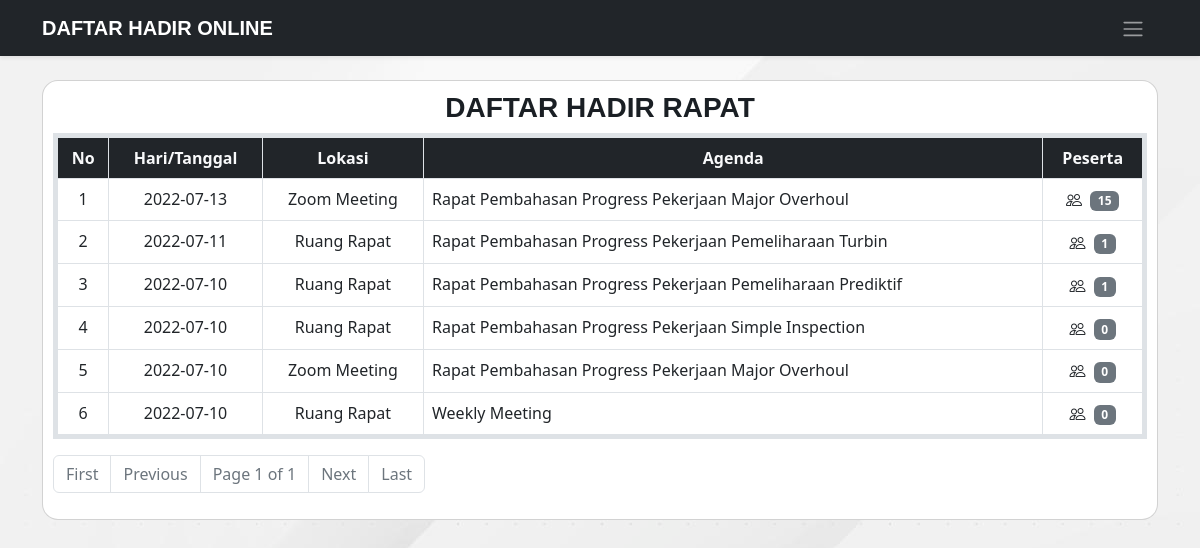
Screenshot of /daftar-hadir/1 (signed in) with the database file from the repository.
### app/models/agenda.py (models this page shows, shortened)
class Agenda(db.Model):
    id = db.Column(db.Integer, primary_key=True, autoincrement=True)
    tanggal = db.Column(db.String(30), nullable=False)
    waktu = db.Column(db.String(10), nullable=False)
    tempat = db.Column(db.String(80), nullable=False)
    link = db.Column(db.String(250), nullable=True)
    agenda = db.Column(db.String(150), nullable=False)
    absens = db.relationship('Absen', backref='agenda', cascade="all, delete-orphan")

### app/routes.py (the view)
@app.route('/daftar-hadir/<int:page_num>')
def daftar_hadir(page_num):
    rapat_all = Agenda.query.order_by(desc('tanggal')).paginate(per_page=10, page=page_num, error_out=True)
    return render_template('pages/daftar-hadir.html', title='Daftar Hadir Rapat', rapats=rapat_all)

### app/models/user.py (called while the page is built)
@login.user_loader
def load_user(id):
    return User.query.get(int(id))

### app/templates/pages/daftar-hadir.html (shortened to what this page needs)
{% extends 'layouts/base.html' %}  {% block content %}
<main class="container daftar-hadir">
  <div class="row">
    <div class="col-12">
      <div class="card text-center rounded-4">
        <h3 class="fw-bolder">DAFTAR HADIR RAPAT</h3>
        <table class="table table-bordered text-center border border-5">
          <thead class="bg-dark">
            <tr class="text-light">
              <th scope="col">No</th>
              <th scope="col">Hari/Tanggal</th>
              <th scope="col">Lokasi</th>
              <th scope="col">Agenda</th>
              <th scope="col">Peserta</th>
            </tr>
          </thead>
          <tbody>
            {% for rapat in rapats.items %}
            <tr>
              <td>{{loop.index}}</td>
              <td>{{rapat.tanggal}}</td>
              <td>{{rapat.tempat}}</td>
              <td class="text-start">{{rapat.agenda}}</td>
              <td>
                {% if rapat.absens|length == 0 %}
                <button class="btn" onclick="showAlert()"><i class="bi-people"></i><span class="badge text-bg-secondary ms-2">{{rapat.absens|length}}</span></button>
                {% else %}
                <a class="btn" href="{{ url_for('peserta_rapat', agenda_id=rapat.id, page_num=1 ) }}"><i class="bi-people"></i><span class="badge text-bg-secondary ms-2">{{rapat.absens|length}}</span></a>
                {% endif %}
              </td>
            </tr>
            {% endfor %}
          </tbody>
        </table>
        <nav aria-label="Page navigation example">
          <ul class="pagination">
            {% if rapats.page != 1 %}
            <li class="page-item"><a class="page-link" href="{{ url_for('daftar_hadir', page_num=1 ) }}">First</a></li>
            {% else %}
            <li class="page-item disabled"><span class="page-link">First</span></li>
            {% endif %} {% if rapats.has_prev %}
            <li class="page-item"><a class="page-link" href="{{ url_for('daftar_hadir', page_num=rapats.prev_num ) }}">Previous</a></li>
            {% else %}
            <li class="page-item disabled"><span class="page-link">Previous</span></li>
            {% endif %}
            <li class="page-item disabled"><span class="page-link">Page {{rapats.page}} of {{rapats.pages}}</span></li>
            {% if rapats.has_next %}
            <li class="page-item"><a class="page-link" href="{{ url_for('daftar_hadir', page_num=rapats.next_num ) }}">Next</a></li>
            {% else %}
            <li class="page-item disabled"><span class="page-link">Next</span></li>
            {% endif %} {% if rapats.has_next %}
            <li class="page-item"><a class="page-link" href="{{ url_for('daftar_hadir', page_num=rapats.pages ) }}">Last</a></li>
            {% else %}
            <li class="page-item disabled"><span class="page-link">Last</span></li>
            {% endif %}
          </ul>
        </nav>
      </div>
    </div>
  </div>
</main>
{% endblock %}

### app/static/css/style.css (style rules this page uses)
:root { scroll-behavior: smooth; }
h1, h2, h3, h4, h5, h6, p, a { font-family: var(--font-primary); color: var(--color-text); }
body { background-image: url("../img/background.jpg"); padding-top: 5rem; }
.daftar-hadir .card { padding: 10px; }
.daftar-hadir .btn { background: none; color: inherit; border: none; padding: 0; font: inherit; cursor: pointer; outline: inherit; }

### app/static/css/variables.css (style rules this page uses)
:root { --font-default: "Open Sans", system-ui, -apple-system, "Segoe UI", Roboto, "Helvetica Neue", Arial, "Noto Sans", "Liberation Sans", sans-serif, "Apple Color Emoji", "Segoe UI Emoji", "Segoe UI Symbol", "Noto Color Emoji"; --font-primary: "Source Sans Pro", sans-serif; --font-secondary: "Poppins", sans-serif; --color-bg: #fff; --color-text: #1a1f24; --color-text2: #adb5bd; --color-btn: #ee2110; --color-btn-hover: #ee2210d5; --color-btn2: #4a0e03; --color-btn2-hover: #4a0e03d5; }

### rows the page displays
Agenda: tanggal "2022-07-13", tempat "Zoom Meeting", agenda "Rapat Pembahasan Progress Pekerjaan Major Overhoul", absens|length "15"
Agenda: tanggal "2022-07-11", tempat "Ruang Rapat", agenda "Rapat Pembahasan Progress Pekerjaan Pemeliharaan Turbin", absens|length "1"
Agenda: tanggal "2022-07-10", tempat "Ruang Rapat", agenda "Rapat Pembahasan Progress Pekerjaan Pemeliharaan Prediktif", absens|length "1"
Agenda: tanggal "2022-07-10", tempat "Ruang Rapat", agenda "Rapat Pembahasan Progress Pekerjaan Simple Inspection", absens|length "0"
Agenda: tanggal "2022-07-10", tempat "Zoom Meeting", agenda "Rapat Pembahasan Progress Pekerjaan Major Overhoul", absens|length "0"
Agenda: tanggal "2022-07-10", tempat "Ruang Rapat", agenda "Weekly Meeting", absens|length "0"

### other values shown
{{ rapats.page }} "1"
{{ rapats.pages }} "1"
